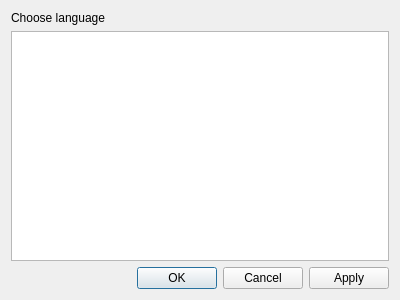
<?xml version="1.0" encoding="UTF-8"?>
<ui version="4.0">
 <class>LanguageDialogWidget</class>
 <widget class="QDialog" name="LanguageDialogWidget">
  <property name="geometry">
   <rect>
    <x>0</x>
    <y>0</y>
    <width>400</width>
    <height>300</height>
   </rect>
  </property>
  <property name="windowTitle">
   <string>Dialog</string>
  </property>
  <layout class="QVBoxLayout" name="verticalLayout">
   <item>
    <widget class="QLabel" name="label">
     <property name="text">
      <string>Choose language</string>
     </property>
    </widget>
   </item>
   <item>
    <widget class="QListWidget" name="list"/>
   </item>
   <item>
    <widget class="QDialogButtonBox" name="buttonBox">
     <property name="sizePolicy">
      <sizepolicy hsizetype="Expanding" vsizetype="Minimum">
       <horstretch>0</horstretch>
       <verstretch>0</verstretch>
      </sizepolicy>
     </property>
     <property name="orientation">
      <enum>Qt::Horizontal</enum>
     </property>
     <property name="standardButtons">
      <set>QDialogButtonBox::Apply|QDialogButtonBox::Cancel|QDialogButtonBox::Ok</set>
     </property>
    </widget>
   </item>
  </layout>
 </widget>
 <resources/>
 <connections>
  <connection>
   <sender>buttonBox</sender>
   <signal>accepted()</signal>
   <receiver>LanguageDialogWidget</receiver>
   <slot>accept()</slot>
   <hints>
    <hint type="sourcelabel">
     <x>248</x>
     <y>254</y>
    </hint>
    <hint type="destinationlabel">
     <x>157</x>
     <y>274</y>
    </hint>
   </hints>
  </connection>
  <connection>
   <sender>buttonBox</sender>
   <signal>rejected()</signal>
   <receiver>LanguageDialogWidget</receiver>
   <slot>reject()</slot>
   <hints>
    <hint type="sourcelabel">
     <x>316</x>
     <y>260</y>
    </hint>
    <hint type="destinationlabel">
     <x>286</x>
     <y>274</y>
    </hint>
   </hints>
  </connection>
 </connections>
</ui>
